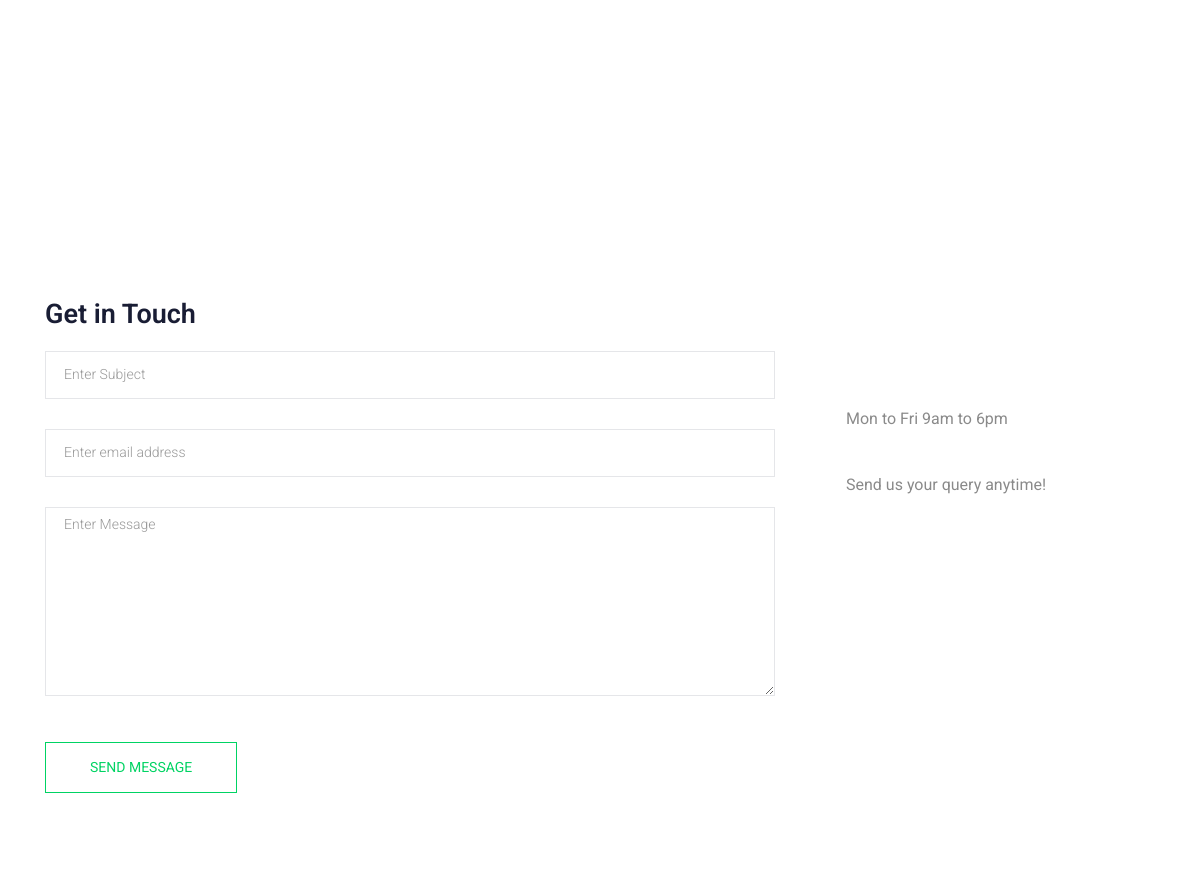
Before: /contact (middle part) with the older database file.
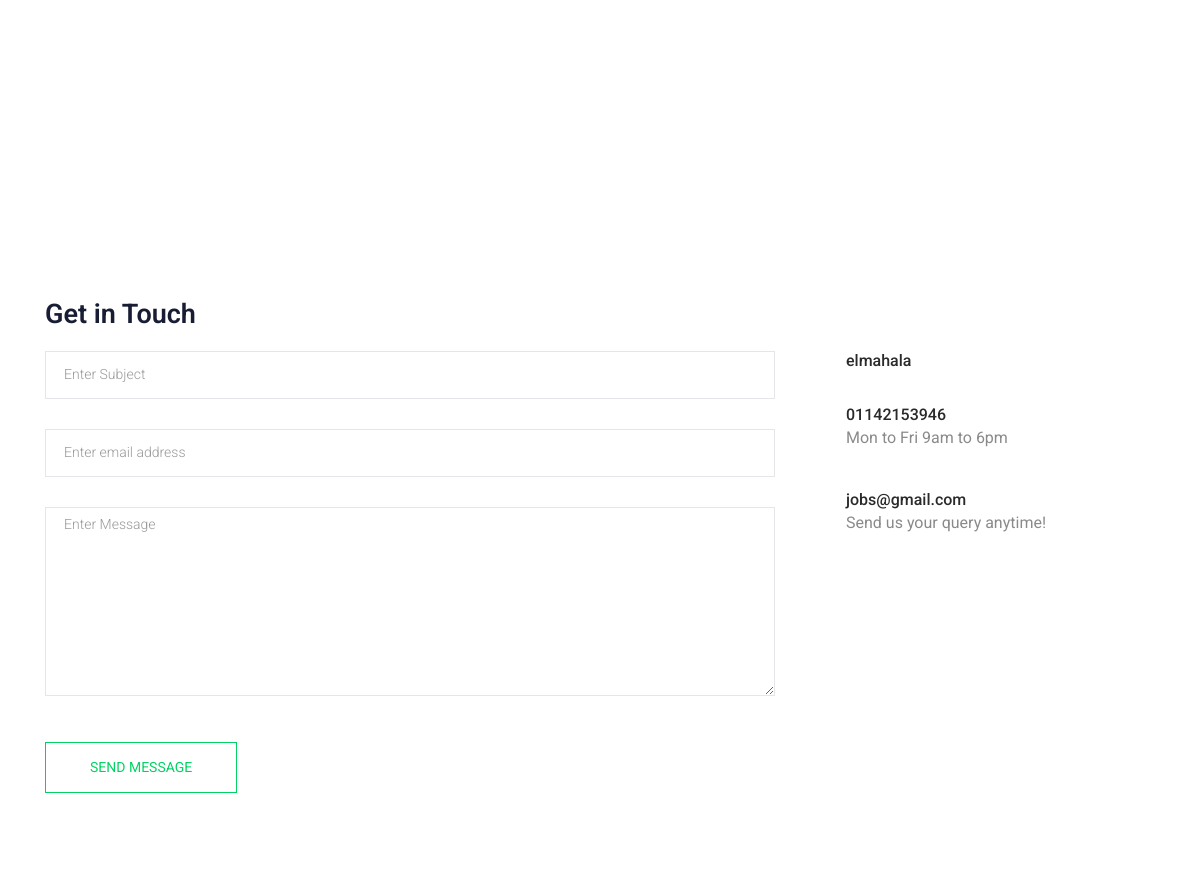
After: the same page with the newer database file.
### contact/models.py (models this page shows, shortened)
class Info(models.Model):
    place=models.CharField(max_length=200)
    phone_number=models.CharField(max_length=15)
    email=models.EmailField(max_length=400)

### contact/views.py (the view, shortened to what this page needs)
# urls.py: path('',views.contact_us,name='contact')
def contact_us(request):
    info=Info.objects.first()
    return render(request,'contact/contact.html',{'info':info})

### contact/templates/contact/contact.html (shortened to what this page needs)
{% extends 'base.html' %}
{% block body %}
  <section class="contact-section section_padding">
    <div class="container">
      <div class="d-none d-sm-block mb-5 pb-4">
        <div id="map" style="height: 480px;"></div>
      </div>
      <div class="row">
        <div class="col-12">
          <h2 class="contact-title">Get in Touch</h2>
        </div>
        <div class="col-lg-8">
          <form class="form-contact contact_form"  method="post" >
            <div class="row">
              <div class="col-12">
                <div class="form-group">
                   <input class="form-control" name="subject" id="subject" type="text" onfocus="this.placeholder = ''" onblur="this.placeholder = 'Enter Subject'" placeholder = 'Enter Subject'>
                </div>
              </div>
              <div class="col-sm-12">
                <div class="form-group">
                  <input class="form-control" name="email" id="email" type="email" onfocus="this.placeholder = ''" onblur="this.placeholder = 'Enter email address'" placeholder = 'Enter email address'>
                </div>
              </div>
              <div class="col-12">
                <div class="form-group">
                     <textarea class="form-control w-100" name="message" id="message" cols="30" rows="9" onfocus="this.placeholder = ''" onblur="this.placeholder = 'Enter Message'" placeholder = 'Enter Message'></textarea>
                </div>
              </div>
            </div>
            <div class="form-group mt-3">
              <button type="submit" class="button button-contactForm btn_4 boxed-btn">Send Message</button>
            </div>
          </form>
        </div>
        <div class="col-lg-4">
          <div class="media contact-info">
            <span class="contact-info__icon"><i class="ti-home"></i></span>
            <div class="media-body">
              <h3>{{info.place}}</h3>
            </div>
          </div>
          <div class="media contact-info">
            <span class="contact-info__icon"><i class="ti-tablet"></i></span>
            <div class="media-body">
              <h3>{{info.phone_number}}</h3>
              <p>Mon to Fri 9am to 6pm</p>
            </div>
          </div>
          <div class="media contact-info">
            <span class="contact-info__icon"><i class="ti-email"></i></span>
            <div class="media-body">
              <h3>{{info.email}}</h3>
              <p>Send us your query anytime!</p>
            </div>
          </div>
        </div>
      </div>
    </div>
  </section>
{% endblock body %}

Changed rows visible on the page:
added Info: place "elmahala", phone_number "01142153946", email "jobs@gmail.com"
